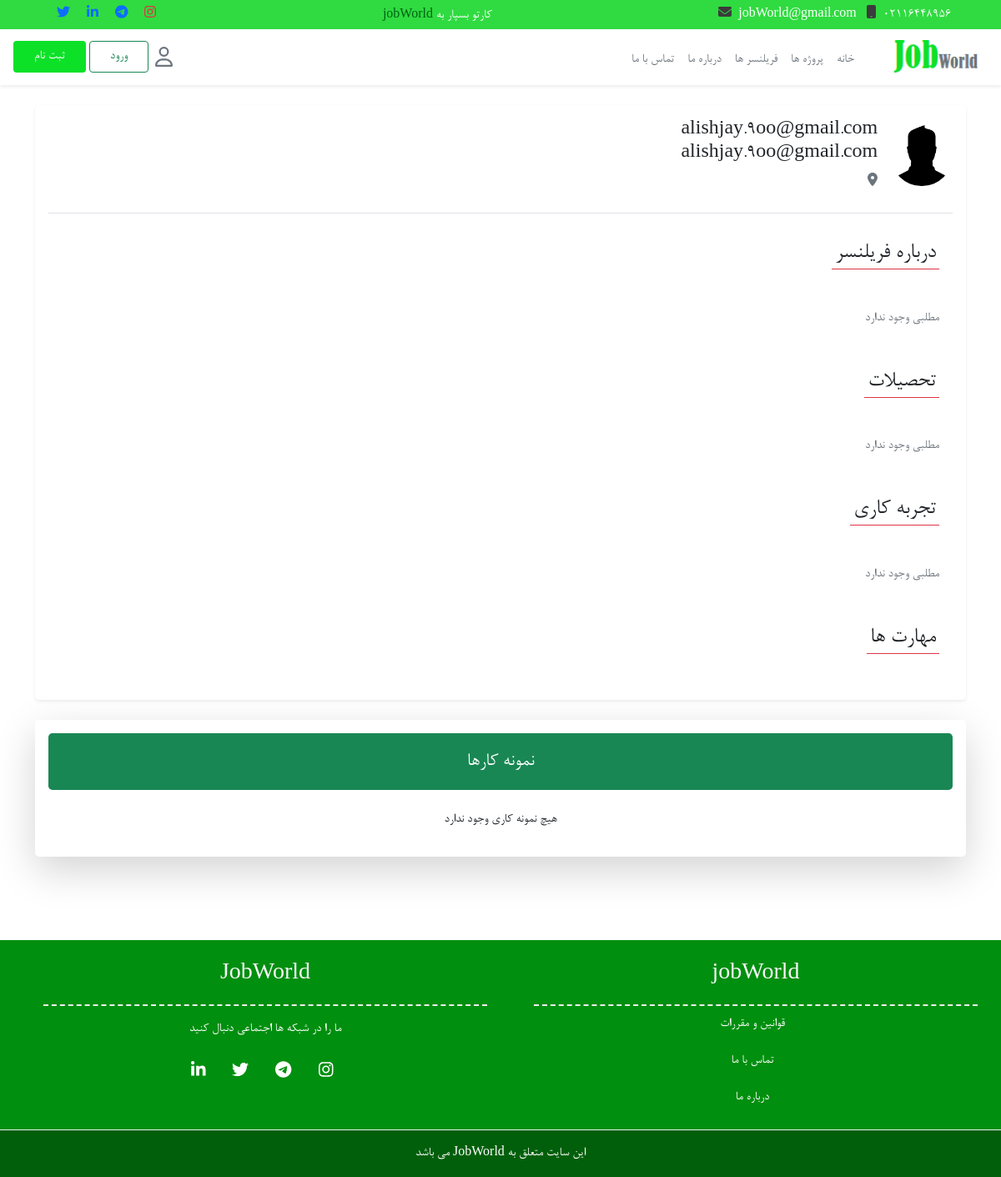
/jobWorld/view-freelancer/32, run on the app's committed database.
### tables this page shows
CREATE TABLE `websetting` (
  `id` int(10) UNSIGNED NOT NULL,
  `title` varchar(255) NOT NULL,
  `description` text NOT NULL,
  `title_header` varchar(255) DEFAULT NULL,
  `description_header` varchar(255) DEFAULT NULL,
  `keywords` text DEFAULT NULL,
  `logo` text DEFAULT NULL,
  `icon` text DEFAULT NULL,
  `background_head` text NOT NULL,
  `phone` varchar(12) NOT NULL,
  `email` varchar(120) NOT NULL,
  `instagram` varchar(120) NOT NULL,
  `telegram` varchar(120) NOT NULL,
  `twitter` varchar(120) NOT NULL,
  `linkedin` varchar(120) NOT NULL,
  `created_at` datetime NOT NULL,
  `updated_at` datetime DEFAULT NULL
);

CREATE TABLE `menus` (
  `id` int(10) UNSIGNED NOT NULL,
  `name` varchar(120) NOT NULL,
  `url` varchar(255) NOT NULL,
  `parent_id` int(11) UNSIGNED DEFAULT NULL,
  `created_at` datetime NOT NULL,
  `updated_at` datetime DEFAULT NULL
);

CREATE TABLE `users` (
  `id` int(10) UNSIGNED NOT NULL,
  `email` varchar(255) NOT NULL,
  `username` varchar(255) NOT NULL,
  `first_name` varchar(255) NOT NULL,
  `last_name` varchar(255) NOT NULL,
  `phone_number` varchar(15) NOT NULL,
  `city` varchar(120) DEFAULT NULL,
  `about` text DEFAULT NULL,
  `expertise_title` varchar(255) DEFAULT NULL,
  `number_shaba` varchar(255) DEFAULT NULL,
  `account_balance` int(11) NOT NULL DEFAULT 0,
  `remember_tokens` varchar(255) DEFAULT NULL,
  `password` text NOT NULL,
  `permission` enum('admin','user') NOT NULL DEFAULT 'user',
  `activity_user` enum('freelancer','employer') NOT NULL DEFAULT 'freelancer',
  `image` text DEFAULT NULL,
  `verify_token` text DEFAULT NULL,
  `is_active` tinyint(4) NOT NULL DEFAULT 0 COMMENT 'enable => 1 , desable => 0',
  `forgot_token` text DEFAULT NULL,
  `forgot_token_expire` text DEFAULT NULL,
  `created_at` datetime NOT NULL,
  `updated_at` datetime DEFAULT NULL
);

### index.php (called while the page is built, shortened)
<?php
function uri($reservedUrl, $class, $method, $requestMethod = 'GET')
{
    $currentUrl = explode('?', currentUrl())[0];
    $currentUrl =  str_replace(CURRENT_DOMAIN, '', $currentUrl);
    $currentUrl = trim($currentUrl, '/');
    $currentUrlArray = explode('/', $currentUrl);
    $currentUrlArray = array_filter($currentUrlArray);
    $reservedUrl = trim($reservedUrl, '/');
    $reservedUrlArray = explode('/', $reservedUrl);
    $reservedUrlArray = array_filter($reservedUrlArray);
    if (sizeof($currentUrlArray) != sizeof($reservedUrlArray) || methodFiled() != $requestMethod) {
        return false;
    }
    $parameters = [];
    for ($key = 0; $key < sizeof($currentUrlArray); $key++) {
        if ($reservedUrlArray[$key][0] == '{' && $reservedUrlArray[$key][strlen($reservedUrlArray[$key]) - 1] == "}") {
            array_push($parameters, $currentUrlArray[$key]);
        } else if ($reservedUrlArray[$key] !== $currentUrlArray[$key]) {
            return false;
        }
    }
    $object = new $class;
    call_user_func_array(array($object, $method), $parameters);
    exit();
}
require_once('database/Database.php');
require_once('activites/Freelancer/Freelancer.php');
function protocol()
{
    return stripos($_SERVER['SERVER_PROTOCOL'], 'https') === true ? 'https://' : 'http://';
}
function currentDomain()
{
    return protocol() . $_SERVER['HTTP_HOST'];
}
function asset($src)
{
    return trim(CURRENT_DOMAIN, '/ ') . '/' . trim($src, '/ ');
}
function url($url)
{
    return trim(CURRENT_DOMAIN, '/ ') . '/' . trim($url, '/ ');
}
function currentUrl()
{
    return trim(currentDomain(), '/ ') . $_SERVER['REQUEST_URI'];
}
function methodFiled()
{
    return $_SERVER['REQUEST_METHOD'];
}
uri('/view-freelancer/{id}', 'Freelancer\Freelancer', 'viewFreelancer');

### database/Database.php (called while the page is built, shortened)
<?php
class Database
{
    private $connection;
    private $dbHost = DB_HOST;
    private $dbUsername = DB_USERNAME;
    private $dbPassword = DB_PASSWORD;
    private $dbName = DB_NAME;
    private $options = array(PDO::ATTR_ERRMODE => PDO::ERRMODE_EXCEPTION, PDO::ATTR_DEFAULT_FETCH_MODE => PDO::FETCH_ASSOC, PDO::MYSQL_ATTR_INIT_COMMAND => 'SET NAMES utf8');
    public function __construct()
    {
        try {
            $this->connection = new PDO('mysql:host=' . $this->dbHost . ';dbname=' . $this->dbName, $this->dbUsername, $this->dbPassword, $this->options);
        } catch (PDOException $e) {
            echo 'error -> ' . $e->getMessage();
            exit();
        }
    }
    public function select($sql, $values = null)
    {
        try {
            $stmt = $this->connection->prepare($sql);
            if ($values == null) {
                $stmt->execute();
            } else {
                $stmt->execute([$values]);
            }
            return $stmt;
        } catch (PDOException $e) {
            echo 'error -> ' . $e->getMessage();
            return false;
        }
    }
}

### tamplate/App/freelancers/view-freelancer.php (the view, shortened to what this page needs)
<?php require_once(BASE_PATH . '/tamplate/App/layouts/header.php') ?>
<section class="section-profile-freelancer">
    <div class="container">
        <div class="profile-freelancer shadow-sm rounded-3 p-3  mt-4">
            <div class="nav-top-profile-info border-bottom pb-4">
                <div class="row">
                    <div class="col-lg-6">
                        <div class="d-flex align-items-center justify-content-center">
                            <div class="">
                                <img src="<?= ($freelancer['image']) ? asset($freelancer['image']) : asset('/public/images/users/user.png') ?>"
                                    class="img-fluid rounded-circle" width="80px" alt="freelancer image">
                            </div>
                            <div class="me-3 text-muted">
                                <h4 class="text-dark"><?= $freelancer['first_name'] . ' ' .  $freelancer['last_name'] ?>
                                </h4>
                                <i class="fa fa-location-dot"></i>
                            </div>
                        </div>
                    </div>
                    <div class="col-lg-6 d-flex align-items-center justify-content-center">
                    </div>
                </div>
            </div>
            <div class="profile-information-freelancer mt-3 p-3">
                <div class="about-freelancer">
                    <h3 class="border-bottom d-inline p-1 border-danger">درباره فریلنسر</h3>
                    <p class="my-5 text-muted">
                        <?= ($freelancer['about']) ? $freelancer['about'] : 'مطلبی وجود ندارد' ?></p>
                </div>
                <div class="education-freelancer">
                    <h3 class="border-bottom d-inline p-1 border-danger">تحصیلات</h3>
                        <?php if ($educations) {
                            foreach ($educations as $education) {
                        ?>
                    <div class="mt-4">
                        <p><span class="fs-4">دانشگاه : </span><span class="fs-4 text-danger"><?= $education['university_name'] ?></span></p>
                        <p><span class="fs-5">رشته تحصیلی : </span><span class="fs-5 text-danger"><?= $education['feild_study'] ?></span></p>
                        <p class="fs-5"><?= $education['description'] ?></p>
                        <p><span class="fs-5">از تاریخ : </span><span class="fs-5 text-danger"><?= $education['date_start'] ?></span><span class="fs-5">تا </span><span class="fs-5 text-danger"><?= $education['date_end'] ?></span></p>
                    </div>
                <?php }
                        } else { ?>
                <p class="my-5 text-muted">
                    مطلبی وجود ندارد</p>
            <?php } ?>
                </div>
                <div class="work-experience">
                    <h3 class="border-bottom d-inline p-1 border-danger">تجربه کاری</h3>
                    <?php if ($workExperiences) {
                            foreach ($workExperiences as $workExperience) {
                        ?>
                    <div class="mt-4">
                        <p><span class="fs-4">شرکت : </span><span class="fs-4 text-danger"><?= $workExperience['compony_name'] ?></span></p>
                        <p><span class="fs-5">سمت شغلی : </span><span class="fs-5 text-danger"><?= $workExperience['job'] ?></span></p>
                        <p class="fs-5"><?= $workExperience['description'] ?></p>
                        <p><span class="fs-5">از تاریخ : </span><span class="fs-5 text-danger"><?= $workExperience['date_start'] ?></span><span class="fs-5">تا </span><span class="fs-5 text-danger"><?= $workExperience['date_end'] ?></span></p>
                    </div>
                <?php }
                        } else { ?>
                <p class="my-5 text-muted">
                    مطلبی وجود ندارد</p>
            <?php } ?>
                </div>
                <div class="skills-freelancer">
                    <h3 class="border-bottom d-inline p-1 border-danger">مهارت ها</h3>
                </div>
            </div>
        </div>
        <div class="worksamples-freelancer mt-4 rounded-3 shadow-lg p-3">
            <div class="title-worksamples bg-success text-center p-3 rounded-3 text-white fs-4">
                نمونه کارها
            </div>
            <div class="worksamples mt-4">
                <div class="row">
                    <?php
                    if ($portfolios) {
                        foreach ($portfolios as  $portfolio) { ?>
                            <div class="col-lg-4 my-3 d-flex justify-content-center">
                                <div class="card shadow-lg border-0 h-100" style="width: 85%;">
                                    <img src="<?= asset($portfolio['image']) ?>" class="card-img-top p-4" style="height: 400px !important;" alt="...">
                                    <div class="card-body">
                                        <h5 class="card-title text-center mt-2"><?= $portfolio['title'] ?></h5>
                                        <p class="card-text text-center p-2 text-muted"><?= substr($portfolio['description'], 0, 100) . ' ... ' ?></p>
                                    </div>
                                    <div class="card-body text-center">
                                        <a class="btn btn-outline-primary d-block" href="<?= url('show-portfolio/' . $portfolio['id']) ?>" class="card-link">مشاهده نمونه
                                            کار</a>
                                    </div>
                                </div>
                            </div>
                        <?php }
                    } else { ?>
                        <div>
                            <p class="text-center ">هیچ نمونه کاری وجود ندارد</p>
                        </div>
                    <?php } ?>
                </div>
            </div>
        </div>
    </div>
</section>
<?php require_once(BASE_PATH . '/tamplate/App/layouts/footer.php') ?>

### tamplate/App/layouts/header.php (shortened to what this page needs)
<!DOCTYPE html>
<html lang="en">
<head>
    <link rel="stylesheet" href="<?= asset('public/css/style.css') ?>">
    <link rel="stylesheet" href="<?= asset('public/css/responsive.css') ?>">
    <link rel="stylesheet" href="<?= asset('public/css/all.min.css') ?>">
    <link rel="stylesheet" href="<?= asset('public/css/bootstrap.min.css') ?>">
    <link rel="stylesheet" href="<?= asset('public/css/animate.css') ?>">
    <link rel="stylesheet" href="<?= asset('public/css/owl.carousel.min.css') ?>">
    <link rel="stylesheet" href="<?= asset('public/css/owl.theme.default.min.css') ?>">
    <link rel="stylesheet" href="<?= asset('public/jalalidatepicker/persian-datepicker.min.css') ?>">
</head>
<body>
    <section class="nav-top d-none d-md-block" style="background-color: #2FDB40 !important;">
        <div class="container-fluid">
            <div class=" d-flex justify-content-between mx-5 justify-content-center align-items-center py-1">
                <div class="nav-top-contact">
                    <span class="text-white "><?= $setting['phone'] ?><i class="fa fa-mobile mx-2"></i></span>
                    <span class="text-white"><?= $setting['email'] ?><i class="fa fa-envelope mx-2"></i></span>
                </div>
                <div class="nav-top-logo d-none d-md-block">
                    <span class="text-white">کارتو بسپار به <span
                            class="logo-job"><?= $setting['title'] ?></span></span>
                </div>
                <div class="nav-top-social d-none  d-lg-block">
                    <a href="<?= $setting['instagram'] ?>"><i class="fab fa-instagram  px-2 text-danger"></i></a>
                    <a href="<?= $setting['telegram'] ?>"><i class="fab fa-telegram  px-2 text-primary"></i></a>
                    <a href="<?= $setting['linkedin'] ?>"><i class="fab fa-linkedin-in  px-2 text-primary"></i></a>
                    <a href="<?= $setting['twitter'] ?>"><i class="fab fa-twitter  px-2 text-primary"></i></a>
                </div>
            </div>
        </div>
    </section>
    <nav class="navbar navbar-expand-lg  shadow-sm ">
        <div class="container-fluid">
            <a class="navbar-brand text-secondary" href="<?= url('/') ?>"><img src="<?= asset($setting['logo']) ?>"
                    alt="logo" width="100"></a>
            <div class="collapse navbar-collapse align-items-center">
                <ul class="navbar-nav mt-2 mb-2 mb-lg-0">
                    <li class="nav-item">
                        <a class="nav-link text-secondary active" aria-current="page" href="<?= url('/') ?>">خانه</a>
                    </li>
                    <?php foreach ($menus as $menu) {
                        if ($menu['parent_id'] == null) {
                    ?>
                    <li class="nav-item">
                        <a class="nav-link text-secondary" aria-current="page"
                            href="<?= url($menu['url']) ?>"><?= $menu['name'] ?>
                        </a>
                    </li>
                    <?php }
                    }
                        ?>
                </ul>
            </div>
            <div class="btn-register-login me-auto d-flex align-items-center">
                <i class="far fa-user text-secondary fa-xl ms-2 "></i>
                <?php
                if (isset($_SESSION['user'])) {
                ?>
                <?php if ($_SESSION['user'][1] == 'admin') { ?>
                <a href="<?= url('admin') ?>" class="btn-login btn px-4  ms-1 btn-outline-success">ورود به پنل
                    ادمین</a>
                <?php } else { ?>
                <a href="<?= url('panel') ?>" class="btn-login btn px-4  ms-1 btn-outline-success">ورود به پنل
                    کاربری</a>
                <?php } ?>
                <?php } else {  ?>
                <a href="<?= url('login') ?>" class="btn-login btn px-4  ms-1 btn-outline-success">ورود</a>
                <a href="<?= url('register') ?>" class="btn-register btn px-4 ms-1  text-white">ثبت نام</a>
                <?php } ?>
            </div>
        </div>
    </nav>

### data on the page
websetting: phone "02116448956", email "jobWorld@gmail.com", title "jobWorld", logo (picture)
menus: name "پروژه ها"
menus: name "فریلنسر ها"
menus: name "درباره ما"
menus: name "تماس با ما"
users: first_name "alishjay.9oo@gmail.com", last_name "alishjay.9oo@gmail.com"
